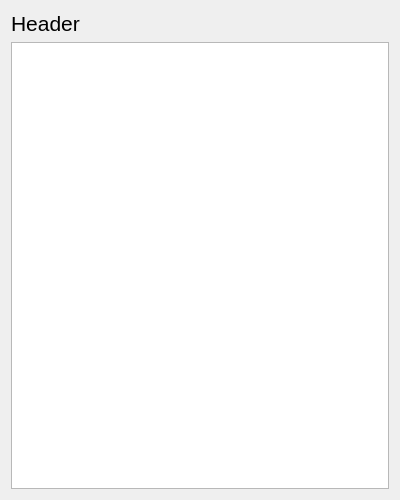
<?xml version="1.0" encoding="UTF-8"?>
<ui version="4.0">
 <class>Report</class>
 <widget class="QDialog" name="Report">
  <property name="geometry">
   <rect>
    <x>0</x>
    <y>0</y>
    <width>400</width>
    <height>500</height>
   </rect>
  </property>
  <property name="windowTitle">
   <string>Report</string>
  </property>
  <layout class="QGridLayout" name="gridLayout">
   <item row="0" column="0">
    <widget class="QLabel" name="labelReportHeader">
     <property name="font">
      <font>
       <pointsize>16</pointsize>
      </font>
     </property>
     <property name="text">
      <string>Header</string>
     </property>
    </widget>
   </item>
   <item row="1" column="0">
    <widget class="QListWidget" name="listWidgetReport"/>
   </item>
  </layout>
 </widget>
 <resources/>
 <connections/>
</ui>
